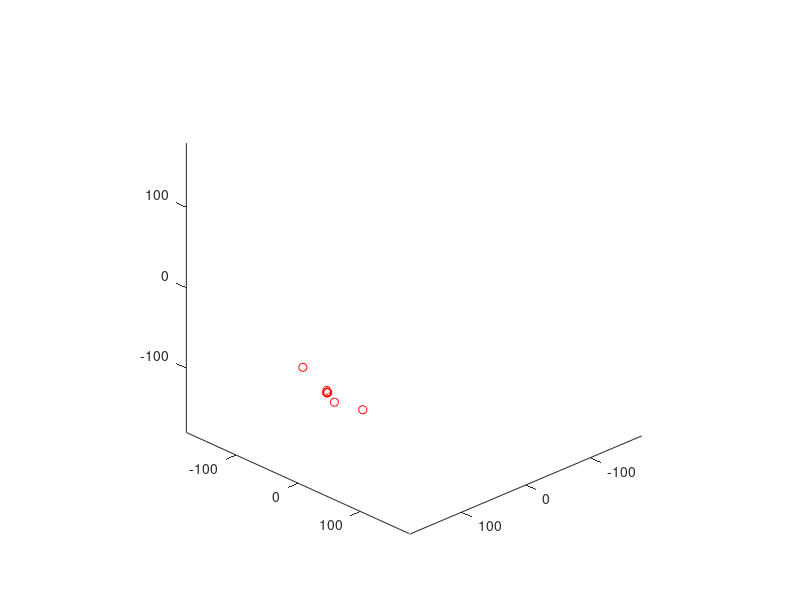

MATLAB code for this plot: (Note: this script raises an error after producing the figure.)
% About 4-5 seconds on average

M = dlmread('tests_80x60_5000.txt');

figure1 = figure;
axes1 = axes('Parent',figure1,'PlotBoxAspectRatio',[1 1 1]);
xlim(axes1,[-180 180]);
ylim(axes1,[-180 180]);
zlim(axes1,[-180 180]);
view(axes1,[136 26]);
hold(axes1,'all');

%scatter3(M(:,1),M(:,2),M(:,3),'b');
std(M)

% Between 6-8 seconds

M = dlmread('tests_160x120_5000.txt');
hold('on')
scatter3(M(:,1),M(:,2),M(:,3),'r');
std(M)

% Between 13-19 seconds

M = dlmread('tests_420x360_5000.txt');

scatter3(M(:,1),M(:,2),M(:,3),'g');
std(M)

% Between 50